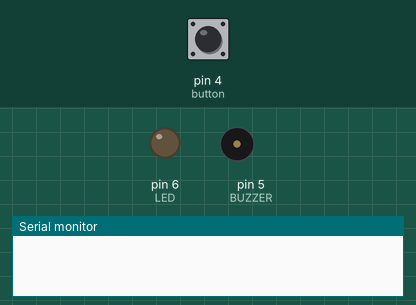
Recording of a sketch running on a simulated Arduino Uno, built with avr-gcc and run on an emulated ATmega328P. Shown: output pins drawn as LEDs (lit = HIGH), buzzer (waves = sounding), the last lines printed to the serial monitor. Inputs (shaded band) come from the test bench; at power-on: pin 4 (button) LOW.

Above: at 1.2 s.
1.3 s: pin 4 (button) pulled HIGH for 0.15 s
At 1.37 s:
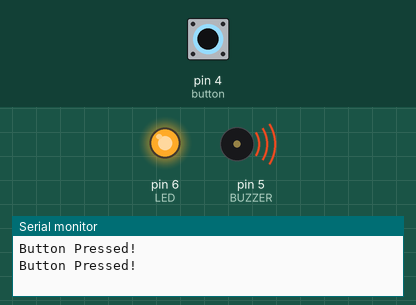
2.9 s: pin 4 (button) pulled HIGH for 3.2 s
At 6.6 s:
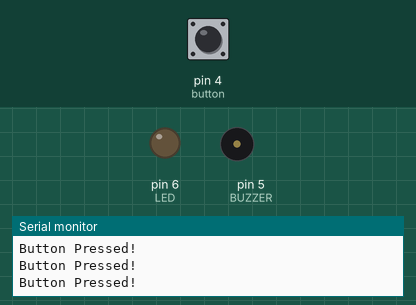
Timing chart, 0 to 8.1 s (numbered marks = the images above; inputs shaded):
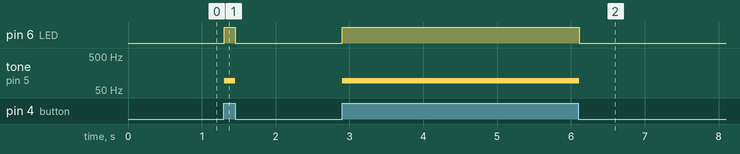

Measured:
- after the input at 1.3 s, pin 6 (LED): LOW → HIGH at once, → LOW 0.15 s later; tone on pin 5 (BUZZER): silent → 95 Hz at once, → silent 0.15 s later
- after the input at 2.9 s, pin 6 (LED): LOW → HIGH at once, → LOW 3.2 s later; tone on pin 5 (BUZZER): silent → 95 Hz at once, → silent 3.2 s later

The sketch:

buttonLedBuzzer.ino
```cpp
// (licence header left out)
// libraries
// a simple actuator to alter states where the button rebounds on its own after released

#define button 4  // define the connected button to D4
#define BUZZER 5 // define the connected BUZZER to D5
#define LED 6  // define the connected LED to D6

// initial state of the variable for reading the status of the push button
int button_state = 0;

void setup() {
  // put your setup code here, to run once:
  Serial.begin(9600);  // baud rate
  // initialize the push button pin as an input device
  pinMode(button, INPUT);
  //initialize the buzzer as an output device
  pinMode(BUZZER, OUTPUT);
  // initialized the LED as an output device
  pinMode(LED, OUTPUT);

}

void loop() {
  // put your main code here, to run repeatedly:
  // read the state of the push button value
  button_state = digitalRead(button);

  // check the state of the reading
  if (button_state == HIGH ) {
    Serial.println("Button Pressed!");
    tone(BUZZER, 95);
    digitalWrite(LED, HIGH);
    delay(50);
  } else {
    noTone(BUZZER);
    digitalWrite(LED, LOW);
    delay(50);
  }

}
```
